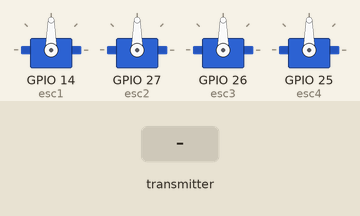
Recording of a sketch running on a simulated ESP32. Shown: 4 × servo. The test bench sets the inputs (shaded band). What the sketch prints to the serial monitor is not drawn.

Above: at 4.2 s.
4.3 s: the transmitter starts sending readChannel.0 = 1000
At 4.9 s:
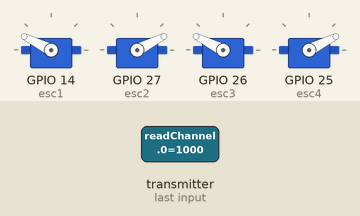
5.8 s: the transmitter starts sending readChannel.1 = 1000
At 6.1 s:
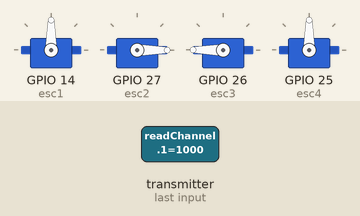
7.3 s: the transmitter starts sending readChannel.2 = 1250
At 8.5 s:
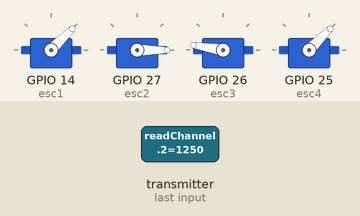
8.8 s: the transmitter starts sending readChannel.3 = 1000
At 9.5 s:
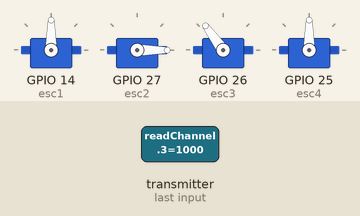
10.3 s: the transmitter starts sending readChannel.0 = 1250
At 10.7 s:
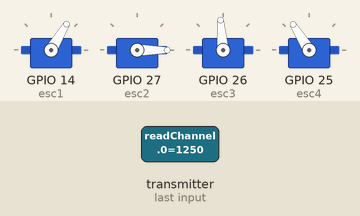
11.8 s: the transmitter starts sending readChannel.1 = 1250
At 13.1 s:
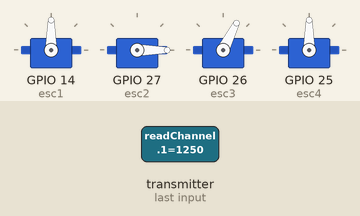
Timing chart, 0 to 14.3 s (numbered marks = the images above; inputs shaded):
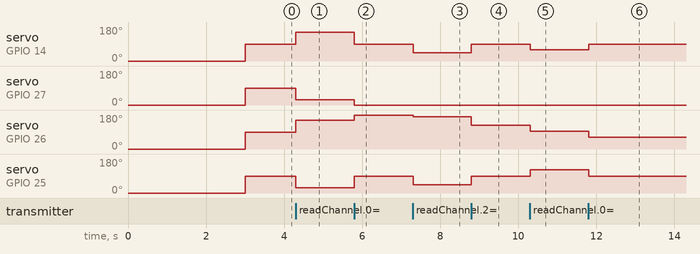

Measured:
- after the input at 4.3 s, servo on GPIO 14 (esc1), servo on GPIO 26 (esc3): 90° → 153° at once; servo on GPIO 27 (esc2), servo on GPIO 25 (esc4): 90° → 27° at once
- after the input at 5.8 s, servo on GPIO 14 (esc1): 153° → 90° at once; servo on GPIO 27 (esc2): 27° → 0° at once; servo on GPIO 26 (esc3): 153° → 180° at once; servo on GPIO 25 (esc4): 27° → 90° at once
- after the input at 7.3 s, servo on GPIO 14 (esc1), servo on GPIO 25 (esc4): 90° → 45° at once; servo on GPIO 26 (esc3): 180° → 171° at once
- after the input at 8.8 s, servo on GPIO 14 (esc1), servo on GPIO 25 (esc4): 45° → 90° at once; servo on GPIO 26 (esc3): 171° → 126° at once
- after the input at 10.3 s, servo on GPIO 14 (esc1): 90° → 59° at once; servo on GPIO 26 (esc3): 126° → 95° at once; servo on GPIO 25 (esc4): 90° → 122° at once
- after the input at 11.8 s, servo on GPIO 14 (esc1): 59° → 90° at once; servo on GPIO 26 (esc3): 95° → 63° at once; servo on GPIO 25 (esc4): 122° → 90° at once

The sketch:

manual-4ch.ino
```cpp
#include <IBusBM.h>
#include <ESP32Servo.h>  // Include benar untuk ESP32

HardwareSerial IBusSerial(1);
IBusBM ibus;

// ESC outputs (ganti ke Servo class)
Servo esc1; // M1 Front Right (CCW, GPIO14)
Servo esc2; // M2 Front Left  (CW,  GPIO27)
Servo esc3; // M3 Rear Right  (CW,  GPIO26)
Servo esc4; // M4 Rear Left   (CCW, GPIO25)

// Mixer gains (tune sesuai drone: 0.5-1.0; lebih rendah = lebih stabil)
float roll_gain  = 0.7;
float pitch_gain = 0.7;
float yaw_gain   = 0.5;

void setup() {
  Serial.begin(115200);
  delay(1000);  // Stabilkan serial

  // iBUS Input (RX GPIO16, baud 115200)
  IBusSerial.begin(115200, SERIAL_8N1, 16, -1);
  ibus.begin(IBusSerial, IBUSBM_NOTIMER);  // Polling manual, hindari konflik timer dengan ESP32Servo

  // ESC PWM output (50Hz default, resolution 16-bit untuk presisi)
  esc1.attach(14, 1000, 2000);  // Pin, min us, max us (kalibrasi otomatis)
  esc2.attach(27, 1000, 2000);
  esc3.attach(26, 1000, 2000);
  esc4.attach(25, 1000, 2000);

  // ARM & Kalibrasi ESC: Mulai 1000 μs, delay 2s (tanpa prop!)
  armESCs();
  Serial.println("Quad Mixer Ready! (NO PROPELLER - Test RC dulu)");
  Serial.println("Throttle <1050 = Failsafe (semua motor OFF)");
}

void loop() {
  ibus.loop();  // Proses iBUS data

  // Baca RC channels (CH1-4: Roll, Pitch, Throttle, Yaw)
  int raw_roll  = ibus.readChannel(0);
  int raw_pitch = ibus.readChannel(1);
  int raw_throt = ibus.readChannel(2);
  int raw_yaw   = ibus.readChannel(3);

  // Failsafe: Jika data invalid (-1/0) atau throttle rendah, matikan motor
  if (raw_throt < 1050 || raw_roll < 0 || raw_pitch < 0 || raw_yaw < 0) {
    writeAllESC(1000);  // Semua ke min
    Serial.println("FAILSAVE: Data hilang atau throttle rendah!");
    delay(50);
    return;
  }

  // Normalisasi RC: Center 1500 → 0, range ±500 (asumsi 1000-2000)
  float roll  = (raw_roll  - 1500.0f);  // ±500 us
  float pitch = (raw_pitch - 1500.0f);
  float yaw   = (raw_yaw   - 1500.0f);
  float throttle = raw_throt;  // Tetap 1000-2000 μs

  // X-FRAME MOTOR MIXER (standar Betaflight-style, float presisi)
  float M1 = throttle + (-roll * roll_gain + pitch * pitch_gain - yaw * yaw_gain);  // Front Right: -roll +pitch -yaw
  float M2 = throttle + ( roll * roll_gain + pitch * pitch_gain + yaw * yaw_gain);  // Front Left:  +roll +pitch +yaw
  float M3 = throttle + (-roll * roll_gain - pitch * pitch_gain + yaw * yaw_gain);  // Rear Right:  -roll -pitch +yaw
  float M4 = throttle + ( roll * roll_gain - pitch * pitch_gain - yaw * yaw_gain);  // Rear Left:  +roll -pitch -yaw

  // Limit output ke 1000-2000 μs
  int pwm1 = constrain((int)M1, 1000, 2000);
  int pwm2 = constrain((int)M2, 1000, 2000);
  int pwm3 = constrain((int)M3, 1000, 2000);
  int pwm4 = constrain((int)M4, 1000, 2000);

  // Tulis ke ESC
  esc1.writeMicroseconds(pwm1);
  esc2.writeMicroseconds(pwm2);
  esc3.writeMicroseconds(pwm3);
  esc4.writeMicroseconds(pwm4);

  // Debug: Print RC & Motor (uncomment #define DEBUG di atas setup() untuk aktifkan)
  #ifdef DEBUG
  Serial.printf("Roll:%d Pitch:%d Throt:%d Yaw:%d | M1:%d M2:%d M3:%d M4:%d\n",
                raw_roll, raw_pitch, raw_throt, raw_yaw, pwm1, pwm2, pwm3, pwm4);
  #endif

  delay(5);  // ~200 Hz loop rate (cepat untuk mixer)
}

// Fungsi helper: Arm semua ESC
void armESCs() {
  writeAllESC(1000);
  delay(2000);  // Biarkan ESC kalibrasi (beep biasanya)
}

// Fungsi helper: Tulis nilai sama ke semua ESC
void writeAllESC(int value) {
  esc1.writeMicroseconds(value);
  esc2.writeMicroseconds(value);
  esc3.writeMicroseconds(value);
  esc4.writeMicroseconds(value);
}
```
